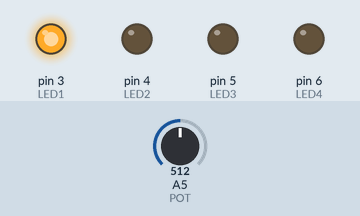
Simulated run of this sketch. Board: Arduino Uno, built with avr-gcc and run on an emulated ATmega328P. Parts: output pins drawn as LEDs (lit = HIGH). Inputs (shaded band) come from the test bench; at power-on: A5 (POT) = 512.

Above: at 1.2 s.
1.3 s: A5 (POT) set to 530
At 2.4 s:
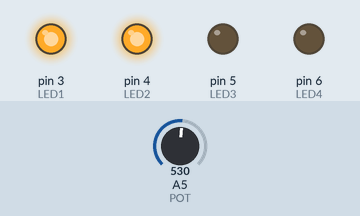
2.8 s: A5 (POT) set to 754
4.3 s: A5 (POT) set to 778
At 4.7 s:
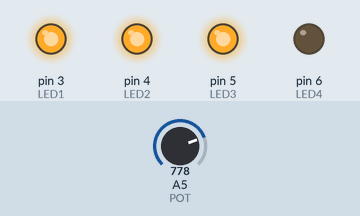
5.8 s: A5 (POT) set to 985
7.3 s: A5 (POT) set to 1012
At 8.2 s:
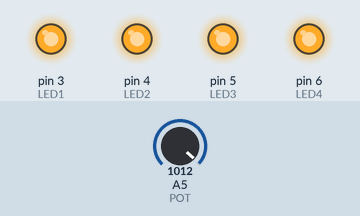
8.8 s: A5 (POT) set to 990
At 9.3 s:
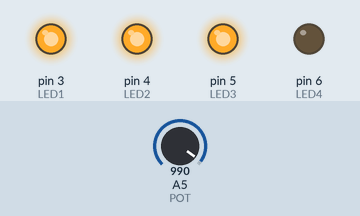
Timing chart, 0 to 11.3 s (numbered marks = the images above; inputs shaded):
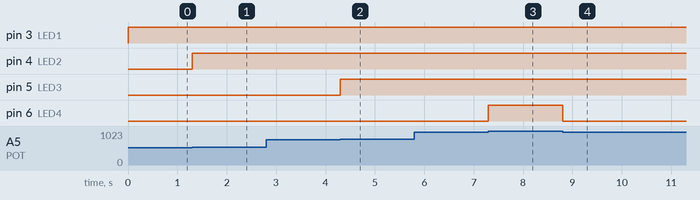

The sketch:

Projeto1_OK.ino
```cpp
#define LED1 3
#define LED2 4
#define LED3 5
#define LED4 6
#define POT A5

//Variaveis
int valorPot = 0;

void setup() {
  // put your setup code here, to run once:
  pinMode(POT, INPUT);
  pinMode(LED1, OUTPUT);
  pinMode(LED2, OUTPUT);
  pinMode(LED3, OUTPUT);
  pinMode(LED4, OUTPUT);
}

void loop() {
  //Lê valor do potenciometro
  valorPot = analogRead(POT);

  //Controla LED 1
  if(valorPot > 255){
    digitalWrite(LED1, HIGH);
  } else{
    digitalWrite(LED1, LOW);
  }

  //Controla LED 2
  if(valorPot > 512){
    digitalWrite(LED2, HIGH);
  } else{
    digitalWrite(LED2, LOW);
  }

  //Controla LED 3
  if(valorPot > 768){
    digitalWrite(LED3, HIGH);
  } else{
    digitalWrite(LED3, LOW);
  }

  //Controla LED 4
  if(valorPot > 1000){
    digitalWrite(LED4, HIGH);
  } else{
    digitalWrite(LED4, LOW);
  }

}
```

Measured:
- the behaviour switches between 512 and 513 on A5 (POT) (found by bisection; images 0 and 1)
- the behaviour switches between 768 and 769 on A5 (POT) (found by bisection; images 1 and 2)
- the behaviour switches between 1000 and 1001 on A5 (POT) (found by bisection; images 2 and 3)
- after the input at 1.3 s, pin 4 (LED2): LOW → HIGH at once
- after the input at 2.8 s, every drawn part: stays the same
- after the input at 4.3 s, pin 5 (LED3): LOW → HIGH at once
- after the input at 5.8 s, every drawn part: stays the same
- after the input at 7.3 s, pin 6 (LED4): LOW → HIGH at once
- after the input at 8.8 s, pin 6 (LED4): HIGH → LOW at once
